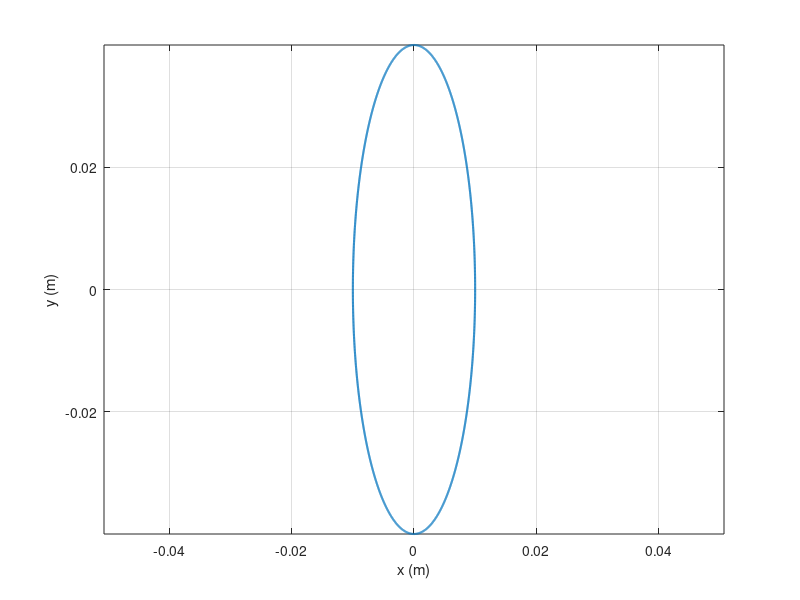
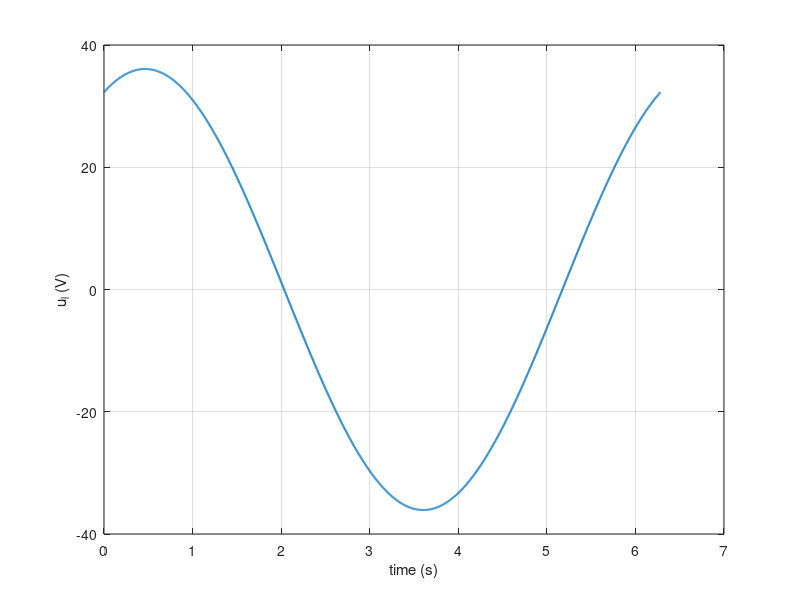
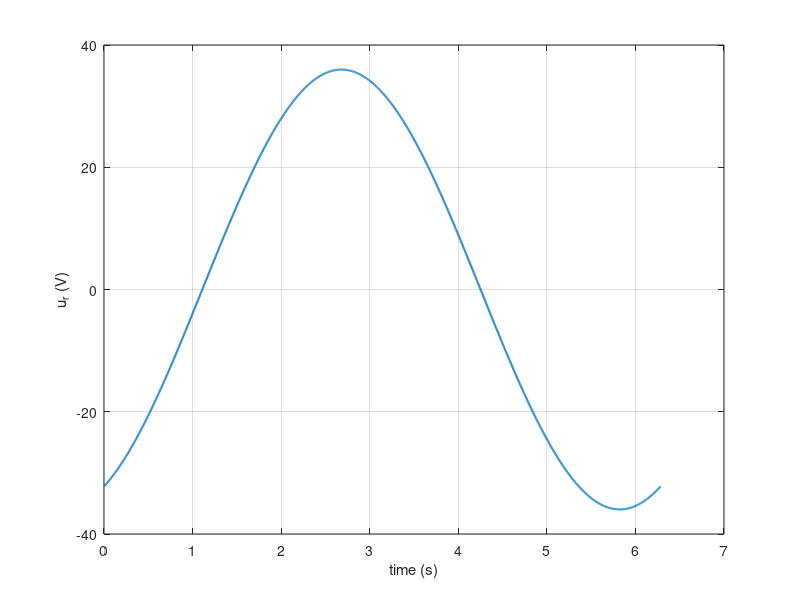

Here is the MATLAB script that generated these plots, in order:
%Defining variables (Taken random sensible values)

rm = 0.01; %Motor radius
Km = 0.06; %Motor constant
Jm = 7e-6; %Motor Inertia
Lm = 0.005; %Motor induction
Rm = 3; %Motor resistor
mu_rad = 0.02; %Rolling friction coefficient
rb = 0.005; %bearing radius
bx = 1; %linear bearing x damping
by = 1; %linear bearing y damping
m = 0.5; %mass of print head

%Defining combinations of variables for ease of substitution in the matrices

mu_t = rm^2*(((bx+by)/8) + ((1.5*mu_rad)/(rb^2)));
mu_del = rm^2*(((bx-by)/4) + (mu_rad/(rb^2)));
J = 0.5*m*rm^2 + Jm;

P = (2*mu_t + mu_del)/J;
Q = (2*mu_t - mu_del)/J;


%State Space for x

A_x = [0 1 0; 0 -P (rm*Km)/J; 0 -(Km/(rm*Lm)) -(Rm/Lm)];
B_x = [0; 0; 1/Lm];
C_x = [1 0 0];
D_x = 0;

%State Space for y

A_y = [0 1 0; 0 -Q (rm*Km)/J; 0 -(Km/(rm*Lm)) -(Rm/Lm)];
B_y = [0; 0; 1/Lm];
C_y = [1 0 0];
D_y = 0;

%%---PLOTTING---%%
%%----ELLIPSE---%%

rx = 0.01; %Semi x axis
ry = 0.04; %Semi y axis

%Keep rx and ry equal for a circle

xc = 0; %x coordinate of centre
yc = 0; %y coordinate of centre
w = 1; %angular frequency (random baseline value)

Tend = 2*pi/w;
N = 2000;
t = linspace(0,Tend,N);

%parametric equations for circle
x = xc + rx*cos(w*t);
x_dot = -rx*w*sin(w*t);
x_dot_dot = -rx*w*w*cos(w*t);
x_dot_dot_dot = rx*w*w*w*sin(w*t);

y = yc + ry*sin(w*t);
y_dot = ry*w*cos(w*t);
y_dot_dot = -ry*w*w*sin(w*t);
y_dot_dot_dot = -ry*w*w*w*cos(w*t);

%Expressing input as a fn of derivatives of trajectories

x_coeff_1 = (J*Lm)/(rm*Km);
x_coeff_2 = (((Lm*J*P)/(Km*rm)) + ((J*Rm)/(Km*rm)));
x_coeff_3 = (Km/rm + (Rm*J*P)/(Km*rm));

ux = x_coeff_1*x_dot_dot_dot - x_coeff_2*x_dot_dot - x_coeff_3*x_dot;

y_coeff_1 = (J*Lm)/(rm*Km);
y_coeff_2 = (((Lm*J*Q)/(Km*rm)) + ((J*Rm)/(Km*rm)));
y_coeff_3 = (Km/rm + (Rm*J*Q)/(Km*rm));

uy = y_coeff_1*y_dot_dot_dot - y_coeff_2*y_dot_dot + y_coeff_3*y_dot;

%convert to actual motor voltage

ul = ux + uy;
ur = ux - uy;

%%Circle Plot
figure;
plot(x, y, 'LineWidth', 1.5);
grid on;
axis equal;
xlabel('x (m)');
ylabel('y (m)');
exportgraphics(gcf, 'plots/circle.pdf','ContentType','vector');
%title("Trajectory to plot");

%%Inputs

figure;
plot(t,ul,'LineWidth', 1.5);
grid on;
xlabel('time (s)');
ylabel('u_l (V)');
exportgraphics(gcf, 'plots/circle_u_l.pdf','ContentType','vector');
%title("Left Motor Voltage input needed");

figure;
plot(t,ur,'LineWidth', 1.5);
grid on;
xlabel('time (s)');
ylabel('u_r (V)');
exportgraphics(gcf, 'plots/circle_u_r.pdf','ContentType','vector');
%title("Right Motor Voltage input needed");
